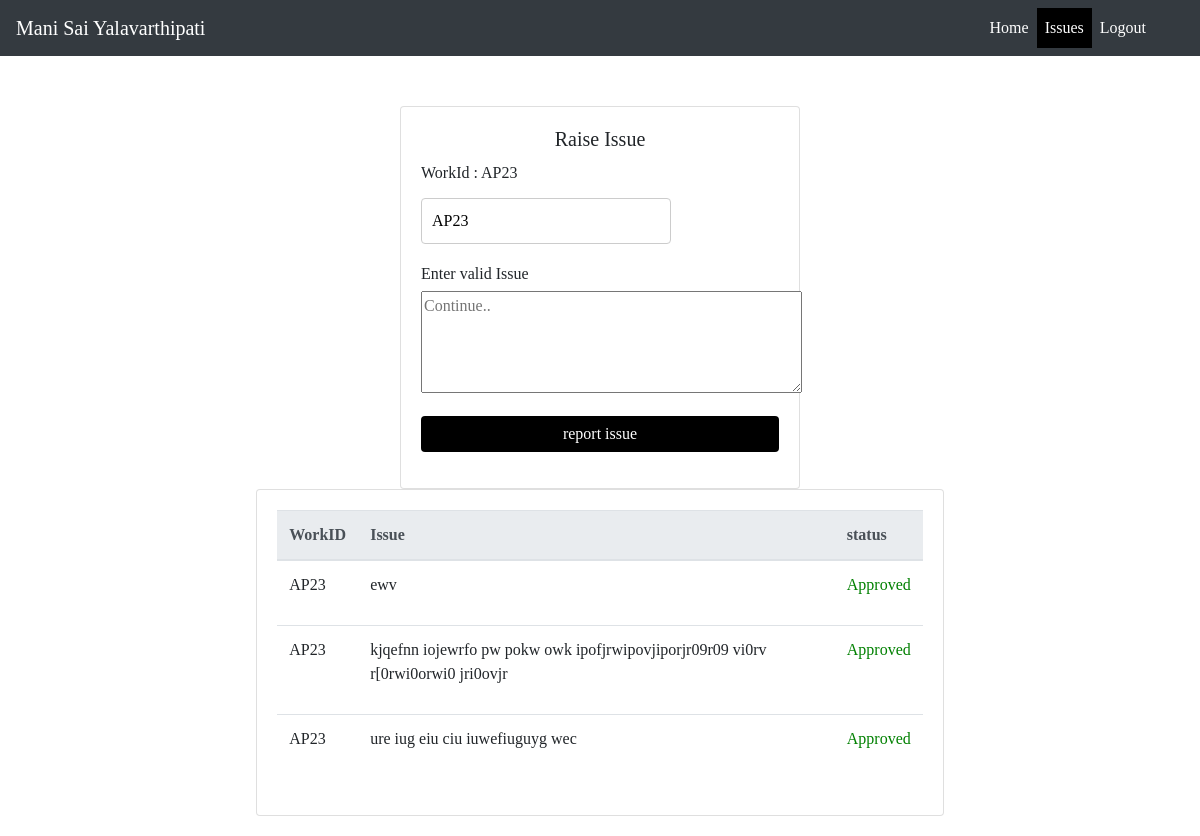
Screenshot of /issues.php?user=Mani Sai Yalavarthipati with the database file from the repository.
### tables this page shows
CREATE TABLE `teamlogin` (
  `id` int(100) NOT NULL,
  `username` varchar(40) NOT NULL,
  `password` char(255) NOT NULL,
  `email` varchar(100) NOT NULL,
  `contact` char(10) NOT NULL,
  `image` longblob NOT NULL,
  `workid` varchar(30) DEFAULT NULL,
  `assigndate` date DEFAULT NULL,
  `deadline` date DEFAULT NULL,
  `datasetlength` bigint(100) NOT NULL,
  `completed` bigint(100) NOT NULL,
  `pc` double NOT NULL
);

CREATE TABLE `disparency` (
  `id` int(255) NOT NULL,
  `wid` varchar(600) NOT NULL,
  `issue` varchar(600) NOT NULL,
  `status` int(11) DEFAULT NULL
);

### issues.php (the view, shortened to what this page needs)
<?php
$name = "";
if (isset($_GET['user'])) {
    $name = $_GET['user'];
}
include("database.php");
$sql = "select * from teamlogin where username = '$name'";
$count =
$r = mysqli_query($conn,$sql);
$row = mysqli_fetch_assoc($r);
$id = $row['workid'];
$count = $row['completed'];
?>
<!DOCTYPE html>
<html lang="en">
<head>
    <link rel="stylesheet" href="https://stackpath.bootstrapcdn.com/bootstrap/4.5.2/css/bootstrap.min.css">
</head>
<body>
<?php  if ((($count == $row['datasetlength']) || empty($row['workid']))){?>
<nav class="navbar navbar-expand-lg navbar-dark bg-dark w-100">
  <a class="navbar-brand" href="#"><?php echo $name ?></a>
  <button class="navbar-toggler" type="button" data-toggle="collapse" data-target="#navbarNav"
    aria-controls="navbarNav" aria-expanded="false" aria-label="Toggle navigation">
    <span class="navbar-toggler-icon"></span>
  </button>
  <div class="collapse navbar-collapse" id="navbarNav">
    <ul class="navbar-nav ml-auto">
      <li class="nav-item">
        <a class="nav-link text-white" href="teamdashboard.php?user=<?php echo urlencode($name); ?>">Home</a>
      </li>
      <li class="nav-item active">
        <a class="nav-link text-white " href="issues.php?user=<?php echo urlencode($name); ?>">Issues</a>
      </li>
      <li>
        <a class="nav-link text-white" href="teamlogin.php">Logout</a>
      </li>
    </ul>
  </div>
</nav>
<div class="center-container">
  <p>Work not assigned</p>
</div>
<?php }else{?>
  <nav class="navbar navbar-expand-lg navbar-dark bg-dark w-100">
  <a class="navbar-brand" href="#"><?php echo $name ?></a>
  <div class="collapse navbar-collapse" id="navbarNav">
    <ul class="navbar-nav ml-auto">
      <li class="nav-item">
        <a class="nav-link text-white" href="teamdashboard.php?user=<?php echo urlencode($name); ?>">Home</a>
      </li>
      <li class="nav-item active">
        <a class="nav-link text-white " href="#">Issues</a>
      </li>
      <li>
        <a class="nav-link text-white" href="teamlogin.php">Logout</a>
      </li>
    </ul>
  </div>
</nav>
<div class="row justify-content-center">
  <div class="col-md-5">
    <div class="card custom-card custom-form-card" id="formCard">
      <div class="card-body">
        <h5 class="card-title" style="text-align: center;">Raise Issue</h5>
        <form id="registrationForm" method="post" action="isr.php?user=<?php echo urlencode($name); ?>">
        <div class="form-group">
            <h6>WorkId : <?php echo $row['workid']?></h6>
        </div>
        <div class="form-group">
          <input type="text" name="wid" value="<?php echo $row['workid']?>" readonly>
        </div>
        <div class="form-group">
        <h6>Enter valid Issue</h6>
        <textarea id="paragraph" name="paragraph" rows="4" cols="40" placeholder="Continue.." required></textarea><br>
        </div>
          <div class="form-group">
              <button type="submit" id="myButton" name = "bt" class="btn btn-primary custom-button">report issue</button>
          </div>
        </form>
      </div>
    </div>
  </div>
</div>
<div class="row justify-content-center">
  <div class="col-md-7">
    <div class="card custom-card custom-table-card table-card">
      <div class="card-body">
        <div class="table-container">
                  <table class="table" id="team-table">
                    <thead class="thead-light">
                        <tr>
                            <th>WorkID</th>
                            <th>Issue</th>
                            <th>status</th>
                        </tr>
                    </thead>
                    <tbody>
                        <?php
                        include("db2.php");
                        $sql = "SELECT * FROM disparency where wid='$id'";
                        if ($result = mysqli_query($con, $sql)) {
                            if (mysqli_num_rows($result) > 0) {
                                while ($row = $result->fetch_assoc()) {
                                    $wid = $row['wid'];
                                    $issue = $row['issue'];
                                    $state = $row['status'];
                                    if($wid != NULL){
                                      echo "<tr>";
                                      echo "<td>$wid</td>";
                                      echo "<td>";
                                      echo "<p class='column'>";
                                      echo "$issue";
                                      echo "</td>";
                                      echo "<td>";
                                      if($state == null){
                                        echo "<span style='color:orange;'> Pending ..</span>";
                                      }elseif($state == 1){
                                        echo "<span style='color:green;'> Approved </span>";
                                      }else{
                                        echo "<span style='color:red;'> Rejected </span>";
                                      }
                                      echo "</td>";
                                      echo "</tr>";
                                    }
                                }
                            } else {
                                echo "<tr><td colspan='5'>No rows found.</td></tr>";
                            }
                        }
                        ?>
                    </tbody>
                </table>
        </div>
      </div>
    </div>
  </div>
</div>
<?php
}
?>
</body>
</html>

### issues.php (style rules this page uses)
body { font-family: Georgia, serif; }
.custom-card { margin-bottom: 20px; }
.custom-form-card { width: 400px; height: fit-content; margin: 0 auto; margin-top: 50px; }
.navbar-nav { margin-right: 30px; }
.custom-button { background-color: black; color: white; border: black; width: 100%; }
.navbar-nav .active { background-color: black; color: black; }
input[type="text"], input[type="email"], input[type="number"], input[type="date"], input[type="url"] { width: 250px; padding: 10px; margin-bottom: 4px; border: 1px solid #ccc; border-radius: 4px; box-shadow: none; }

### rows the page displays
teamlogin: workid "AP23", wid "AP23"
disparency: wid "AP23", issue "ewv", status "Approved"
disparency: wid "AP23", issue "kjqefnn iojewrfo pw pokw owk ipofjrwipovjiporjr09r09 vi0rv r[0rwi0orwi0 jri0ovjr", status "Approved"
disparency: wid "AP23", issue "ure iug eiu ciu iuwefiuguyg wec", status "Approved"

### other values shown
$name "Mani Sai Yalavarthipati"
